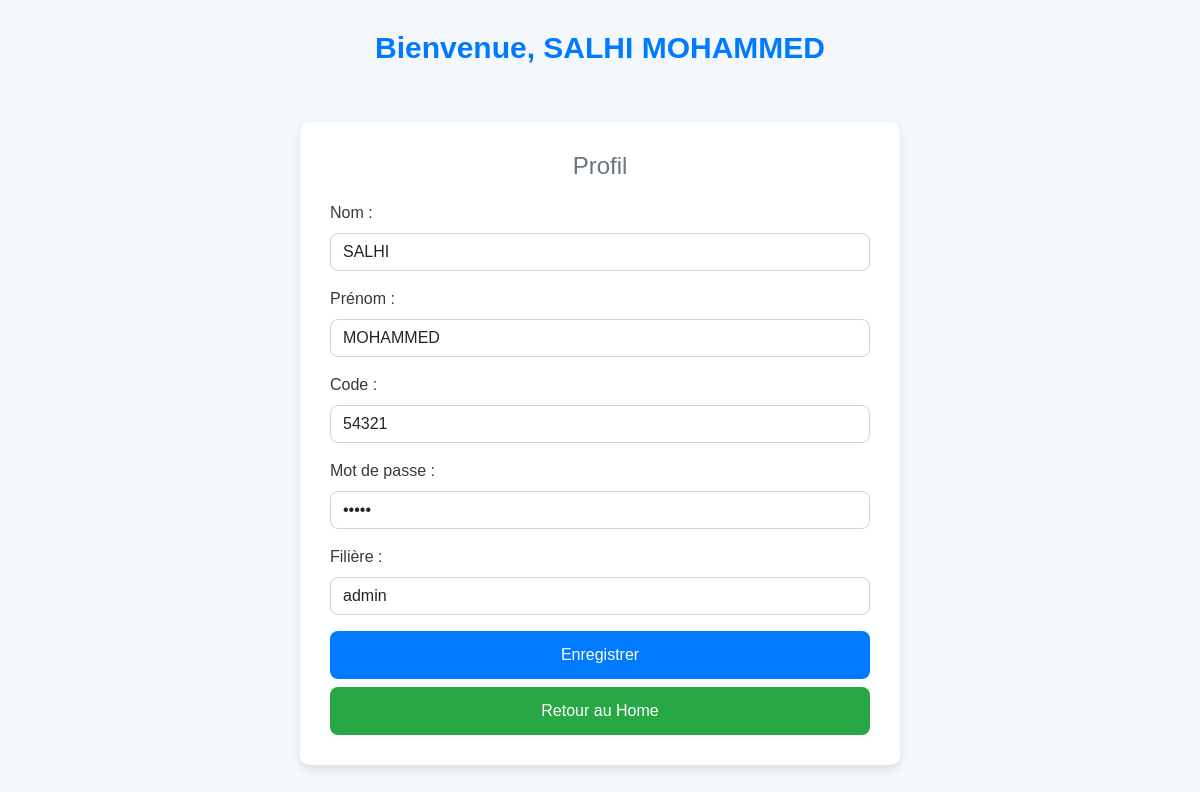
The app's page /espace_admin/profile.php with its own data.
### tables this page shows
CREATE TABLE `chef_filiere` (
  `id` int(5) NOT NULL,
  `nom_chef` varchar(20) DEFAULT NULL,
  `prenom_chef` varchar(20) DEFAULT NULL,
  `code_verif` varchar(20) NOT NULL,
  `password` varchar(20) NOT NULL,
  `filiere` varchar(6) NOT NULL,
  `role` varchar(20) NOT NULL
);

### espace_admin/profile.php (the view, shortened to what this page needs)
<?php
try {
    $pdo = new PDO('mysql:host=localhost;dbname=projet2', 'root', '');
    $pdo->setAttribute(PDO::ATTR_ERRMODE, PDO::ERRMODE_EXCEPTION);
} catch (PDOException $e) {
    die("<div class='alert alert-danger'>Erreur de connexion à la base de données : " . htmlspecialchars($e->getMessage()) . "</div>");
}
$stmt = $pdo->prepare("SELECT * FROM chef_filiere WHERE role = 'admin' ");
$stmt->execute();
$chef = $stmt->fetch(PDO::FETCH_ASSOC);
?>
<!DOCTYPE html>
<html lang="fr">
<head>
    <link href="https://cdn.jsdelivr.net/npm/bootstrap@5.3.2/dist/css/bootstrap.min.css" rel="stylesheet">
</head>
<body>
<h1>Bienvenue, <?php echo $chef['nom_chef'] .' '.$chef['prenom_chef']; ?></h1>
<div class="container">
    <div class="form-container">
        <form action="profile.php" method="POST">
            <h2>Profil </h2>
            <div class="mb-3">
                <label for="nom" class="form-label">Nom :</label>
                <input type="text" id="nom" name="nom" class="form-control" value="<?php echo htmlspecialchars($chef['nom_chef']); ?>" required>
            </div>
            <div class="mb-3">
                <label for="prenom" class="form-label">Prénom :</label>
                <input type="text" id="prenom" name="prenom" class="form-control" value="<?php echo htmlspecialchars($chef['prenom_chef']); ?>" required>
            </div>
            <div class="mb-3">
                <label for="code" class="form-label">Code :</label>
                <input type="text" id="code" name="code" class="form-control" value="<?php echo htmlspecialchars($chef['code_verif']); ?>" required>
            </div>
            <div class="mb-3">
                <label for="password" class="form-label">Mot de passe :</label>
                <input type="password" id="password" name="password" class="form-control" value="<?php echo htmlspecialchars($chef['password']); ?>" required>
            </div>
            <div class="mb-3">
                <label for="nom_fil" class="form-label">Filière :</label>
                <input type="text" readonly id="nom_fil" name="nom_fil" class="form-control" value="<?php echo htmlspecialchars($chef['filiere']); ?>" required>
            </div>
            <div class="d-grid gap-2">
                <button type="submit" name="enregistrer" class="btn btn-primary">Enregistrer</button>
                <a href="home_admin.php" class="btn btn-back">Retour au Home</a>
            </div>
        </form>
    </div>
</div>
</body>
</html>

### espace_admin/profile.php (style rules this page uses)
body { background-color: #f4f7fc; font-family: 'Arial', sans-serif; color: #343a40; }
.form-container { margin: auto; margin-top: 5%; padding: 30px; max-width: 600px; width: 90%; background: #ffffff; box-shadow: 0 4px 8px rgba(0, 0, 0, 0.1); border-radius: 10px; }
h1 { text-align: center; margin: 30px; font-size: 30px; color: #007bff; font-weight: 600; }
h2 { text-align: center; color: #6c757d; font-size: 24px; margin-bottom: 20px; }
.form-label { font-weight: 500; }
.form-control { border-radius: 8px; box-shadow: none; border: 1px solid #ced4da; transition: all 0.3s ease-in-out; }
.btn-primary, .btn-back { border-radius: 8px; padding: 12px 20px; font-size: 16px; transition: all 0.3s ease-in-out; }
.btn-primary { background-color: #007bff; border: none; }
.btn-back { background-color: #28a745; border: none; color: white; }

### records on screen
chef_filiere: nom_chef "SALHI", prenom_chef "MOHAMMED", nom "SALHI", prenom "MOHAMMED", code "54321", nom_fil "admin"
